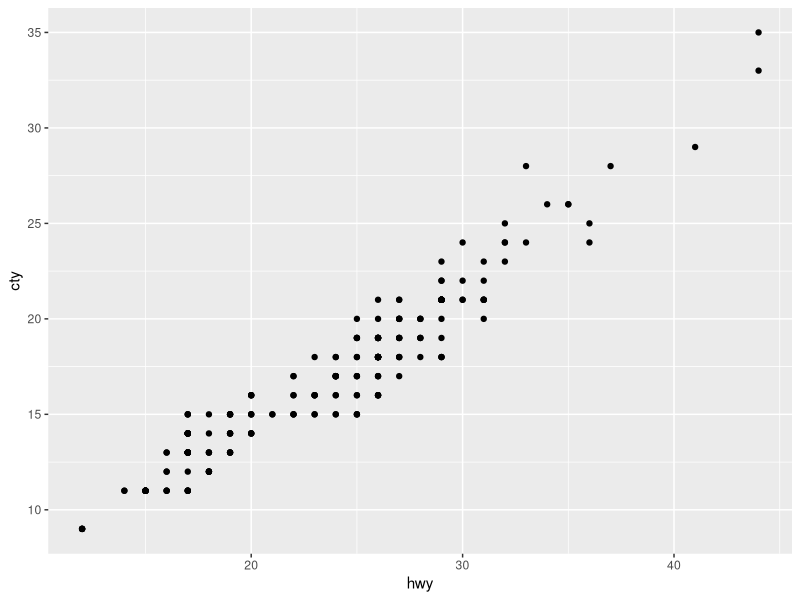
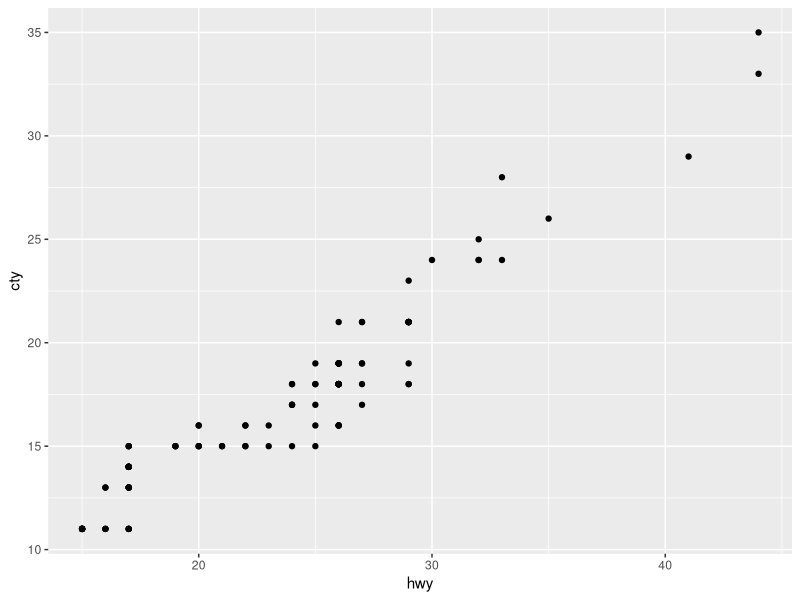
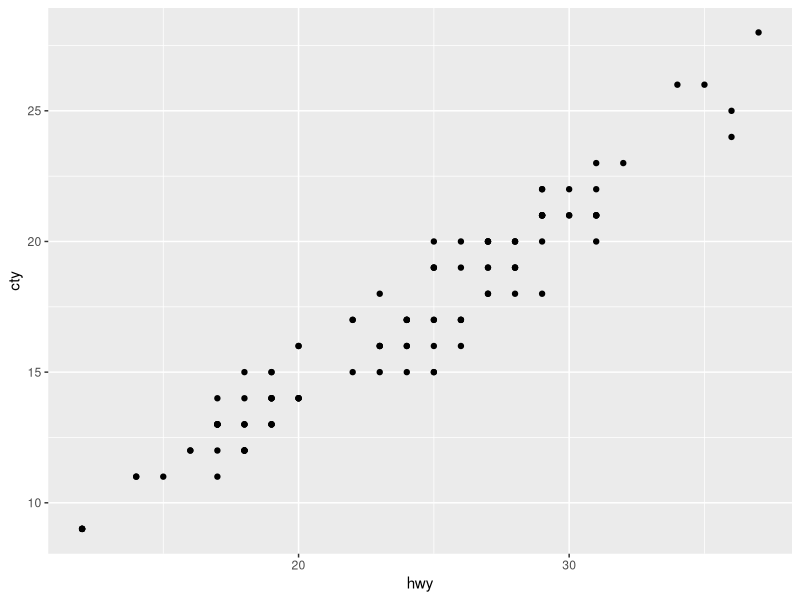

The R script that drew these images, in order:
## ---- chunk 1
knitr::opts_chunk$set(echo = TRUE)
## ---- chunk 2
cel <- c(-9, -23)
cel
## ---- chunk 3
vec200 <- rep(c(0,1),200)
vec200
## ---- chunk 4
numPerfect <- 31
numPerfect
## ---- chunk 5
library(ggplot2)
## ---- chunk 6
mpg
hwy <- mpg[order(-mpg$hwy),]
top3 <- head(hwy, n = 3)
top3
## ---- chunk 7
numCompact = sum(mpg$class == "compact")
numCompact
## ---- chunk 8
qplot(hwy, cty, data = mpg)
## ---- chunk 9
cars1999 <- mpg[mpg$year == 1999,]
cars1999 <- cars1999[order(-cars1999$hwy),]
cars1999
cars2008 <- mpg[mpg$year == 2008,]
cars2008 <- cars2008[order(-cars2008$hwy),]
cars2008

mean(cars1999$hwy)
mean(cars1999$cty)
mean(cars2008$hwy)
mean(cars2008$cty)
median(cars1999$hwy)
median(cars2008$hwy)
qplot(hwy, cty, data = cars1999)
qplot(hwy, cty, data = cars2008)
